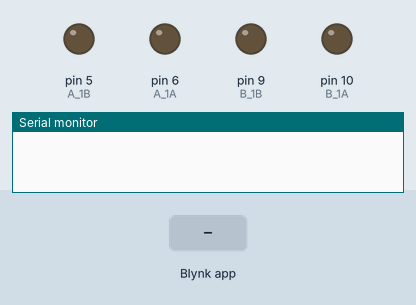
This sketch was run on a simulated Arduino Uno, built with avr-gcc and run on an emulated ATmega328P. On the bench: output pins drawn as LEDs (lit = HIGH), the last lines printed to the serial monitor. The inputs (shaded band) are chosen by the test bench. WiFi joins after 1.5 s; servers stay silent unless stated.

Above: at 3.0 s.
3.1 s: Blynk app writes 200 to V9
At 4.3 s:
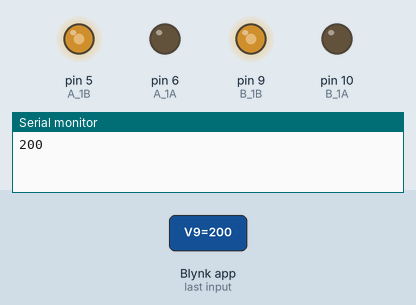
4.6 s: Blynk app writes 200 to V10
At 5.5 s:
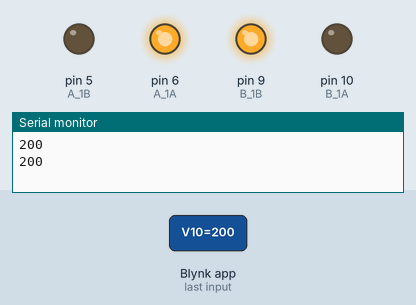
6.1 s: Blynk app writes 1 to V10
At 6.6 s:
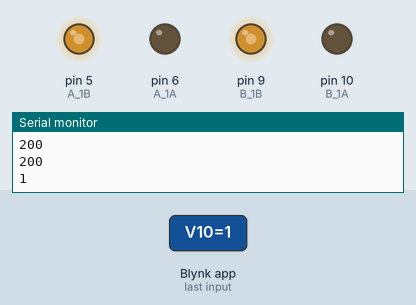
Timing chart, 0 to 9.1 s (numbered marks = the images above; inputs shaded):
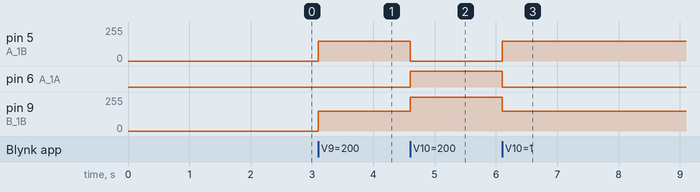

Measured:
- after the input at 3.1 s, pin 5 (A_1B), pin 9 (B_1B): 0/255 → 150/255 at once
- after the input at 4.6 s, pin 5 (A_1B): 150/255 → 0/255 at once; pin 6 (A_1A): LOW → HIGH at once; pin 9 (B_1B): 150/255 → 255/255 at once
- after the input at 6.1 s, pin 5 (A_1B): 0/255 → 150/255 at once; pin 6 (A_1A): HIGH → LOW at once; pin 9 (B_1B): 255/255 → 150/255 at once

The sketch:

blynk_LED.ino
```cpp
// Template ID, Device Name and Auth Token are provided by the Blynk.Cloud
// See the Device Info tab, or Template settings
#define BLYNK_TEMPLATE_ID "TMPL6rEgFiyph"
#define BLYNK_TEMPLATE_NAME "Sunfounder 3in1"
#define BLYNK_AUTH_TOKEN "71WrZvvzU8RaGEeaYpX5sBk1h8Q-etue"


// Comment this out to disable prints and save space
#define BLYNK_PRINT Serial


#include <ESP8266_Lib.h>
#include <BlynkSimpleShieldEsp8266.h>

char auth[] = BLYNK_AUTH_TOKEN;

// Your WiFi credentials.
// Set password to "" for open networks.
char ssid[] = "Dreamplex";
char pass[] = "Dreamchaser";

// Hardware Serial on Mega, Leonardo, Micro...
// #define EspSerial Serial1

// or Software Serial on Uno, Nano...
#include <SoftwareSerial.h>
SoftwareSerial EspSerial(13, 11);  // RX, TX

// Your ESP8266 baud rate:
#define ESP8266_BAUD 9600

ESP8266 wifi(&EspSerial);


/*car init*/

const int A_1B = 5;
const int A_1A = 6;
const int B_1B = 9;
const int B_1A = 10;
const int ledPin = 13;

void moveForward(int speed) {
  analogWrite(A_1B, 0);
  analogWrite(A_1A, speed);
  analogWrite(B_1B, speed);
  analogWrite(B_1A, 0);
}

void moveBackward(int speed) {
  analogWrite(A_1B, speed);
  analogWrite(A_1A, 0);
  analogWrite(B_1B, 0);
  analogWrite(B_1A, speed);
}

void turnRight(int speed) {
  analogWrite(A_1B, speed);
  analogWrite(A_1A, 0);
  analogWrite(B_1B, speed);
  analogWrite(B_1A, 0);
}

void turnLeft(int speed) {
  analogWrite(A_1B, 0);
  analogWrite(A_1A, speed);
  analogWrite(B_1B, 0);
  analogWrite(B_1A, speed);
}

void stopMove() {
  analogWrite(A_1B, 0);
  analogWrite(A_1A, 0);
  analogWrite(B_1B, 0);
  analogWrite(B_1A, 0);
}

int Xvalue = 0;
int Yvalue = 0;

BLYNK_WRITE(V9) {
  int value = param.asInt();
  Serial.println(value);
  Xvalue = value;
}

BLYNK_WRITE(V10) {
  int value = param.asInt();
  Serial.println(value);
  Yvalue = value;
}

void setup() {
  // Debug console
  Serial.begin(115200);

  // Set ESP8266 baud rate
  EspSerial.begin(ESP8266_BAUD);
  delay(10);

  Blynk.begin(auth, wifi, ssid, pass);
  // You can also specify server:
  //Blynk.begin(auth, wifi, ssid, pass, "blynk.cloud", 80);
  //Blynk.begin(auth, wifi, ssid, pass, IPAddress(192,168,1,100), 8080);

  //motor
  pinMode(A_1B, OUTPUT);
  pinMode(A_1A, OUTPUT);
  pinMode(B_1B, OUTPUT);
  pinMode(B_1A, OUTPUT);

  // //LED
  // pinMode(ledPin, OUTPUT);
  // digitalWrite(ledPin, LOW);
}

void loop() {
  Blynk.run();
  // You can inject your own code or combine it with other sketches.
  // Check other examples on how to communicate with Blynk. Remember
  // to avoid delay() function!

  if (!Blynk.connected()) {
    // digitalWrite(ledPin, LOW);
    Serial.print("offline!");
    bool result = Blynk.connect();
    Serial.println(result);
  } else {
    // digitalWrite(ledPin, HIGH);
    // Serial.print("online");
  }

  if (Yvalue >= 5) {
    moveForward(255);
  } else if (Yvalue <= -5) {
    moveBackward(255);
  } else if (Xvalue >= 5) {
    turnRight(150);
  } else if (Xvalue <= -5) {
    turnLeft(150);
  } else {
    stopMove();
  }
}
```
